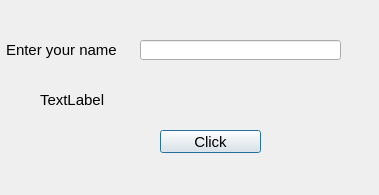
<?xml version="1.0" encoding="UTF-8"?>
<ui version="4.0">
 <class>Dialog</class>
 <widget class="QDialog" name="Dialog">
  <property name="geometry">
   <rect>
    <x>0</x>
    <y>0</y>
    <width>379</width>
    <height>195</height>
   </rect>
  </property>
  <property name="windowTitle">
   <string>Dialog</string>
  </property>
  <widget class="QLabel" name="label">
   <property name="geometry">
    <rect>
     <x>6</x>
     <y>40</y>
     <width>121</width>
     <height>20</height>
    </rect>
   </property>
   <property name="font">
    <font>
     <pointsize>11</pointsize>
    </font>
   </property>
   <property name="text">
    <string>Enter your name</string>
   </property>
  </widget>
  <widget class="QLabel" name="labelResponse">
   <property name="geometry">
    <rect>
     <x>40</x>
     <y>90</y>
     <width>271</width>
     <height>20</height>
    </rect>
   </property>
   <property name="font">
    <font>
     <pointsize>11</pointsize>
    </font>
   </property>
   <property name="text">
    <string>TextLabel</string>
   </property>
  </widget>
  <widget class="QLineEdit" name="lineEditName">
   <property name="geometry">
    <rect>
     <x>140</x>
     <y>40</y>
     <width>201</width>
     <height>20</height>
    </rect>
   </property>
   <property name="font">
    <font>
     <pointsize>11</pointsize>
    </font>
   </property>
  </widget>
  <widget class="QPushButton" name="ButtonClickMe">
   <property name="geometry">
    <rect>
     <x>160</x>
     <y>130</y>
     <width>101</width>
     <height>23</height>
    </rect>
   </property>
   <property name="font">
    <font>
     <pointsize>11</pointsize>
    </font>
   </property>
   <property name="text">
    <string>Click</string>
   </property>
  </widget>
 </widget>
 <resources/>
 <connections/>
</ui>
